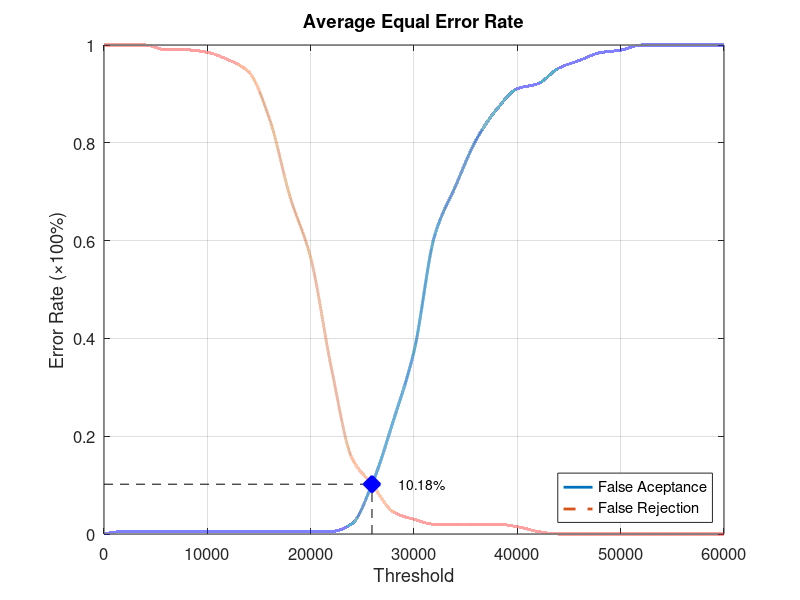
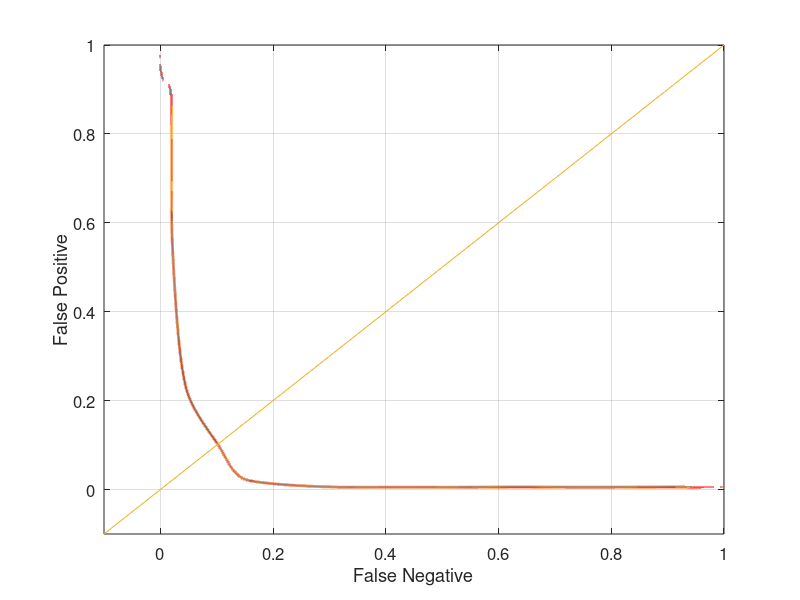

Reproduce these figures in MATLAB, in order.
function yEER = Database2_3
close all;
clear;
clc;
x = 0:2000:60000;
xq = 0:0.5:60000;

y0 = [0 0.00526316 0.00526316 0.00526316 0.00526316 0.00526316 0.00526316 0.00526316 0.00526316 0.00526316 0.00526316 0.00526316 0.0210526 0.105263 0.231579 0.373684 0.610526 0.710526 0.805263 0.868421 0.910526 0.921053 0.952632 0.968421 0.984211 0.989474 1 1 1 1 1];
yy0 = interp1(x, y0, xq, 'pchip');
y1 = [1 1 1 0.99 0.99 0.985 0.97 0.945 0.85 0.69 0.565 0.34 0.155 0.1 0.045 0.03 0.02 0.02 0.02 0.02 0.015 0.005 0 0 0 0 0 0 0 0 0];
yy1 = interp1(x, y1, xq, 'pchip');

% Calculating EER: 
y2 = abs(y0 - y1);
find(y2 == min(y2))
yy2 = abs(yy0 - yy1);
xEER = find(yy2 == min(yy2));
xEERIndex = xq(xEER) % X-axis EER
yEER = yy0(xEER) % Y-axis EER

main = figure
plot(xq, yy0,'-','LineWidth', 2);	hold on
plot(xq, yy1,'--','LineWidth', 2);	hold on
plot([xEERIndex xEERIndex], [0 yEER], 'k--');	hold on
plot([0 xEERIndex], [yEER yEER], 'k--');	hold on
plot(xEERIndex, yEER, 'bx', 'LineWidth', 10);	hold on
text(xEERIndex + 10 * xEERIndex / 100, yEER, [num2str(round((10000 * yEER)) / 100) '%'])
legend('False Aceptance', 'False Rejection', 'Location', 'SouthEast')
xlabel('Threshold')
ylabel('Error Rate (\times100%)')
title('Average Equal Error Rate')
set(gca, 'FontSize', 12)
axis([0 60000 0 1])
grid on

print(main, 'Database2_3Main', '-dpng');
FNRxFPR = figure('Color', [1 1 1]);
plot(yy1, yy0, '-', yy1, yy0, 'LineWidth', 2);
hold on
y = -0.1:0.1:1
plot(y, y); 
set(gca, 'FontSize', 12)
xlabel('False Negative')
ylabel('False Positive')
axis([-0.1 1 -0.1 1])
set(gca, 'FontSize', 12)
grid on

print(FNRxFPR, 'Database2_3FNRxFPR','-dpng');
end
